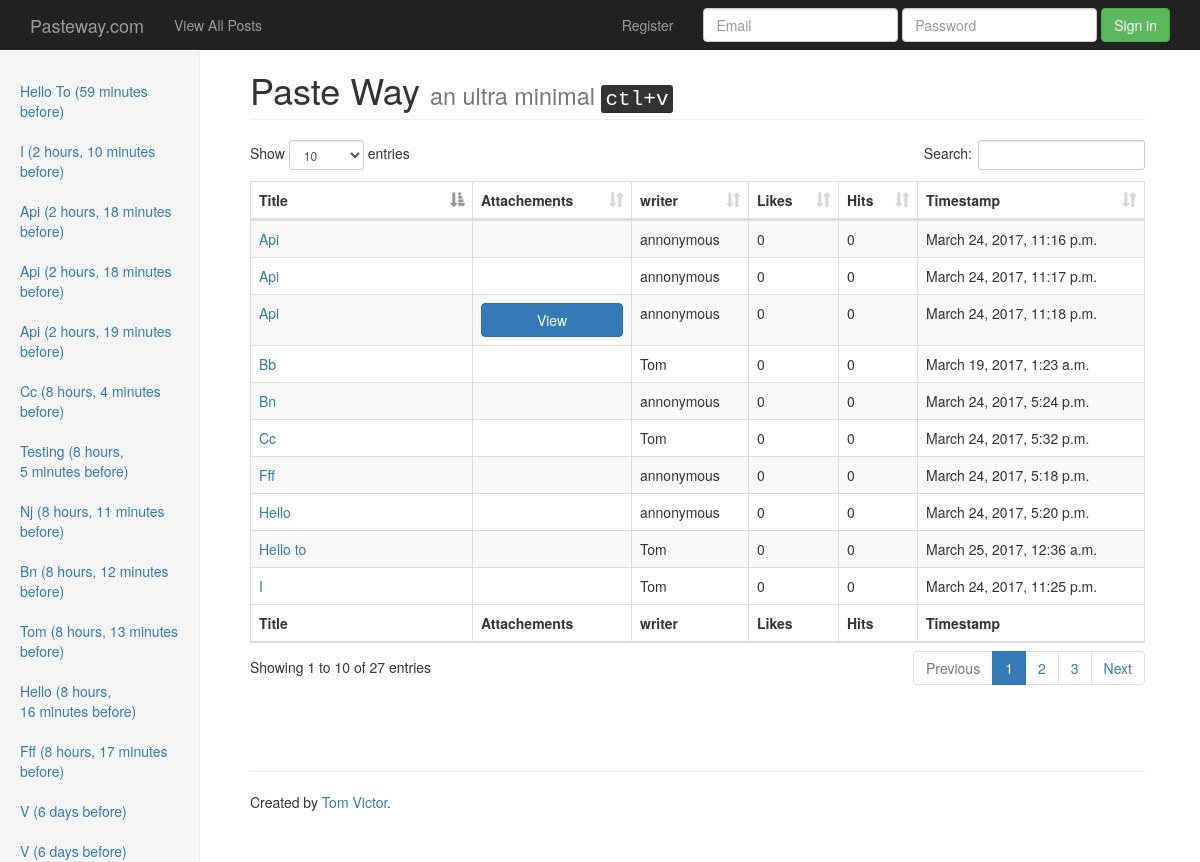
Page /all/ on the committed database.
### MainApp/models.py (models this page shows, shortened)
class Post(models.Model):
    title = models.CharField(max_length=500)
    content = models.TextField(blank=True, null=True)
    image = models.ImageField(blank=True,null=True,upload_to=user_directory_path)
    files = models.FileField(blank=True,null=True,upload_to=user_directory_path)
    status = models.CharField(max_length=100, choices=VISIBILITY_CHOICES,default='public')
    timestamp = models.DateTimeField(auto_now_add=True)
    writer = models.ForeignKey(settings.AUTH_USER_MODEL,default=1)
    hits = models.IntegerField(default=0)
    likes = models.IntegerField(default=0)
    slug = models.SlugField(blank=True, default=None, unique=True)

### MainApp/views.py (the view)
# urls.py: url(r'^all/$',views.base_view.as_view(template_name='all-posts.html'),name='view-all'),
class base_view(ListView):
    queryset = Post.objects.all().filter(status="public")
    context_object_name = 'all_posts'
    def get_context_data(self, **kwargs):
        context = super(base_view, self).get_context_data(**kwargs)
        current_user = self.request.user
        if current_user.is_authenticated:
            context_user = current_user
        else:
            context_user = get_object_or_404(User,id=1)
        context['form'] = NewPost(initial={'writer': context_user,'timestamp':datetime.now()})
        context['latest_posts'] = Post.objects.all().filter(status="public").order_by("-timestamp")[:18]
        return context

### MainApp/form.py
class NewPost(forms.ModelForm):
    class Meta:
        model = Post
        fields =[
            "title",
            "content",
            "image",
            "files",
            "status",
            "writer",
        ]
        labels = {
            'title': 'Title',
            'content': 'Content'
        }
        help_texts = {
            'status' : 'Please login for Private posts'
        }
        error_messages = {
            'title': {
                'max_length': "This title is too long.",
            },
        }
        widgets = {
            'content': Textarea(attrs={'cols': 80, 'rows': 10,'class':'tinymce'}),
            'status' : RadioSelect,
            'writer' : forms.HiddenInput(),
        }

### templates/all-posts.html (shortened to what this page needs)
{% extends 'base.html' %}
{% load  staticfiles %}
{% load crispy_forms_tags %}
{% block extrahead %}
    <link href="{% static 'css/jumbotron.css' %}" rel="stylesheet" xmlns="http://www.w3.org/1999/html">
    <link href="{% static 'css/dashboard.css' %}" rel="stylesheet">
    <link href="{% static 'datatable/dataTables.bootstrap.min.css' %}" rel="stylesheet">
{% endblock %}
{% block content %}
    <div class="container">
        <div class="row">
            <div class="col-sm-3 col-md-2 sidebar">
                <ul class="nav nav-sidebar">
                    {% for object in latest_posts %}
                         <li><a href=" {% url 'MainApp:detail' object.slug %} ">{{ object.title|title }} ({{ object.timestamp|timesince }} before)</a></li>
                    {% endfor %}
                </ul>
            </div>
            <div class="col-sm-9 col-sm-offset-3 col-md-10 col-md-offset-2 main">
                <h1 class="page-header">
                    Paste Way
                    <small>an ultra minimal <kbd>ctl+v</kbd></small>
                </h1>
            <table id="example" class="table table-striped table-bordered" cellspacing="0" width="100%">
        <thead>
            <tr>
                <th>Title</th>
                <th>Attachements</th>
                <th>writer</th>
                <th>Likes</th>
                <th>Hits</th>
                <th>Timestamp</th>
            </tr>
        </thead>
        <tfoot>
            <tr>
                <th>Title</th>
                <th>Attachements</th>
                <th>writer</th>
                <th>Likes</th>
                <th>Hits</th>
                <th>Timestamp</th>
            </tr>
        </tfoot>
        <tbody>
        {% for post in all_posts %}
            <tr>
                <td><a href=" {% url 'MainApp:detail' post.slug %} ">
                    {{ post.title|capfirst }}
                </a></td>
                <td>
                    {% if post.files %}
                        <a href="{{ post.files.url }}" target="_blank">
                            <button type="button" class="btn btn-block btn-primary">View</button>
                        </a>
                    {% endif %}
                </td>
                <td>{{ post.writer.first_name }} </td>
                <td>{{ post.likes }}</td>
                <td>{{ post.hits }}</td>
                <td>{{ post.timestamp }}</td>
            </tr>
         {% endfor %}
        </tbody>
    </table>
                <br>
                <br>
                <br>
                <hr>
                <footer>
                    <p> Created by <a href="http://github.com/tomvictor" target="_blank">Tom Victor</a>.</p>
                </footer>
            </div>
        </div>
    </div>
{% endblock %}

### MainApp/static/css/jumbotron.css (style rules this page uses)
body { padding-top: 50px; padding-bottom: 20px; }

### MainApp/static/css/dashboard.css (style rules this page uses)
body { padding-top: 50px; }
.sidebar { display: none; }
@media (min-width: 768px) { .sidebar { position: fixed; top: 51px; bottom: 0; left: 0; z-index: 1000; display: block; padding: 20px; overflow-x: hidden; overflow-y: auto; background-color: #f5f5f5; border-right: 1px solid #eee; } }
.nav-sidebar { margin-right: -21px; margin-bottom: 20px; margin-left: -20px; }
.nav-sidebar > li > a { padding-right: 20px; padding-left: 20px; }
.main { padding: 20px; }
@media (min-width: 768px) { .main { padding-right: 40px; padding-left: 40px; } }
.main .page-header { margin-top: 0; }

### rows in the picture
Post: title "Hello To", timestamp "59 minutes", title "Hello to", writer.first_name "Tom", likes "0", hits "0", timestamp "March 25, 2017, 12:36 a.m."
Post: title "I", timestamp "2 hours, 10 minutes", writer.first_name "Tom", likes "0", hits "0", timestamp "March 24, 2017, 11:25 p.m."
Post: title "Api", timestamp "2 hours, 18 minutes", writer.first_name "annonymous", likes "0", hits "0", timestamp "March 24, 2017, 11:18 p.m."
Post: title "Api", timestamp "2 hours, 18 minutes", writer.first_name "annonymous", likes "0", hits "0", timestamp "March 24, 2017, 11:17 p.m."
Post: title "Api", timestamp "2 hours, 19 minutes", writer.first_name "annonymous", likes "0", hits "0", timestamp "March 24, 2017, 11:16 p.m."
Post: title "Cc", timestamp "8 hours, 4 minutes", writer.first_name "Tom", likes "0", hits "0", timestamp "March 24, 2017, 5:32 p.m."
Post: title "Testing", timestamp "8 hours, 5 minutes"
Post: title "Nj", timestamp "8 hours, 11 minutes"
Post: title "Bn", timestamp "8 hours, 12 minutes", writer.first_name "annonymous", likes "0", hits "0", timestamp "March 24, 2017, 5:24 p.m."
Post: title "Tom", timestamp "8 hours, 13 minutes"
Post: title "Hello", timestamp "8 hours, 16 minutes", writer.first_name "annonymous", likes "0", hits "0", timestamp "March 24, 2017, 5:20 p.m."
Post: title "Fff", timestamp "8 hours, 17 minutes", writer.first_name "annonymous", likes "0", hits "0", timestamp "March 24, 2017, 5:18 p.m."
Post: title "V", timestamp "6 days"
Post: title "V", timestamp "6 days"
Post: title "Bb", writer.first_name "Tom", likes "0", hits "0", timestamp "March 19, 2017, 1:23 a.m."
